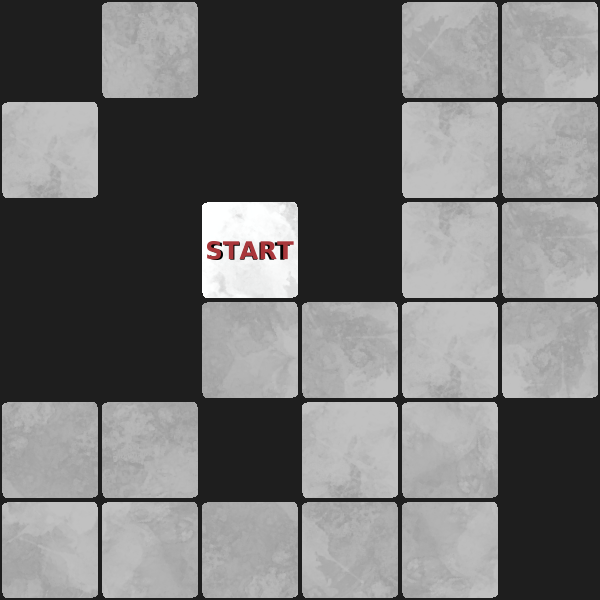

Rendered tile map (Tiled .tmx) drawn with the repository's tilesets; below, a short description and the full map source, tile grids included:
An orthogonal 6x6 tile map with 100x100 px tiles, 1 tile layer (One Four the Road) and 15 objects.

<map version="1.10" tiledversion="1.11.2" orientation="orthogonal" renderorder="left-up" width="6" height="6" tilewidth="100" tileheight="100" infinite="0" backgroundcolor="#1e1e1e" nextlayerid="4" nextobjectid="21">
 <tileset firstgid="1" source="../sprite_sheet.tsx" />
 <layer id="1" name="One Four the Road" width="6" height="6">
  <properties>
   <property name="level" type="int" value="10" />
   <property name="minimumMoves" type="int" value="66" />
  </properties>
  <data encoding="csv">
0,30,0,0,47,37,
22,0,0,0,44,41,
0,0,115,0,44,37,
0,0,51,37,22,48,
49,19,0,22,39,0,
28,43,38,36,21,0
</data>
 </layer>
 <objectgroup id="2" name="Elements">
  <object id="19" template="../object-templates/Exit.tx" x="0" y="300" />
  <object id="4" template="../object-templates/Pit1.tx" x="200" y="500" />
  <object id="5" template="../object-templates/Pit2.tx" gid="92" x="300" y="100" width="100" height="100" />
  <object id="6" template="../object-templates/Pit3.tx" gid="100" x="200" y="100" width="100" height="100" />
  <object id="7" template="../object-templates/Pit4.tx" x="0" y="100" />
  <object id="1" template="../object-templates/BottomlessPit.tx" gid="104" x="500" y="600" width="100" height="100" />
  <object id="2" template="../object-templates/BottomlessPit.tx" gid="84" x="0" y="400" width="100" height="100">
   <properties>
    <property name="Id" type="int" value="3" />
   </properties>
  </object>
  <object id="3" template="../object-templates/BottomlessPit.tx" gid="2147483721" x="300" y="300" width="100" height="100" rotation="0">
   <properties>
    <property name="Id" type="int" value="4" />
   </properties>
  </object>
  <object id="20" template="../object-templates/BottomlessPit.tx" gid="83" x="500" y="500" width="100" height="100">
   <properties>
    <property name="Id" type="int" value="2" />
   </properties>
  </object>
 </objectgroup>
 <objectgroup id="3" name="Entities">
  <object id="9" template="../object-templates/Box1.tx" gid="1" x="0" y="600" width="100" height="100" />
  <object id="17" template="../object-templates/Box2.tx" gid="6" x="100" y="500" width="100" height="100" />
  <object id="18" template="../object-templates/Box3.tx" gid="7" x="500" y="400" width="100" height="100" />
  <object id="15" template="../object-templates/Box4.tx" gid="1" x="500" y="300" width="100" height="100" />
  <object id="16" template="../object-templates/Box5.tx" x="0" y="500" />
  <object id="8" template="../object-templates/Player.tx" x="200" y="300">
   <properties>
    <property name="Direction" type="int" propertytype="Direction" value="1" />
   </properties>
  </object>
 </objectgroup>
</map>
